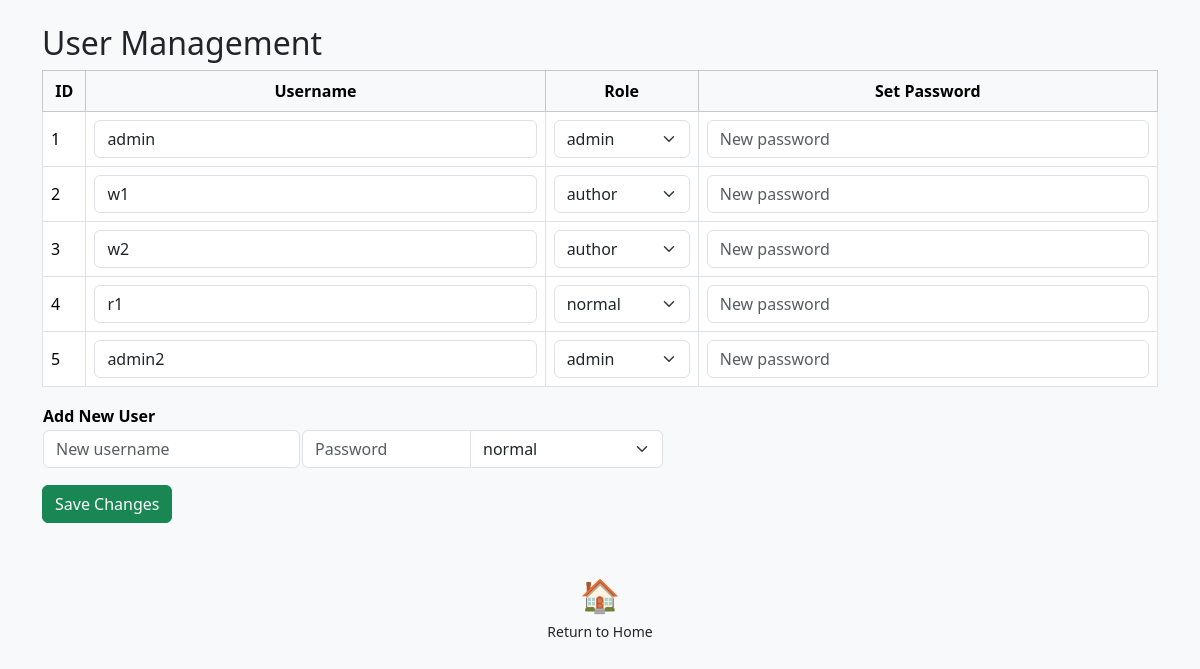
Before: /admin/users (signed in) with the older database file.
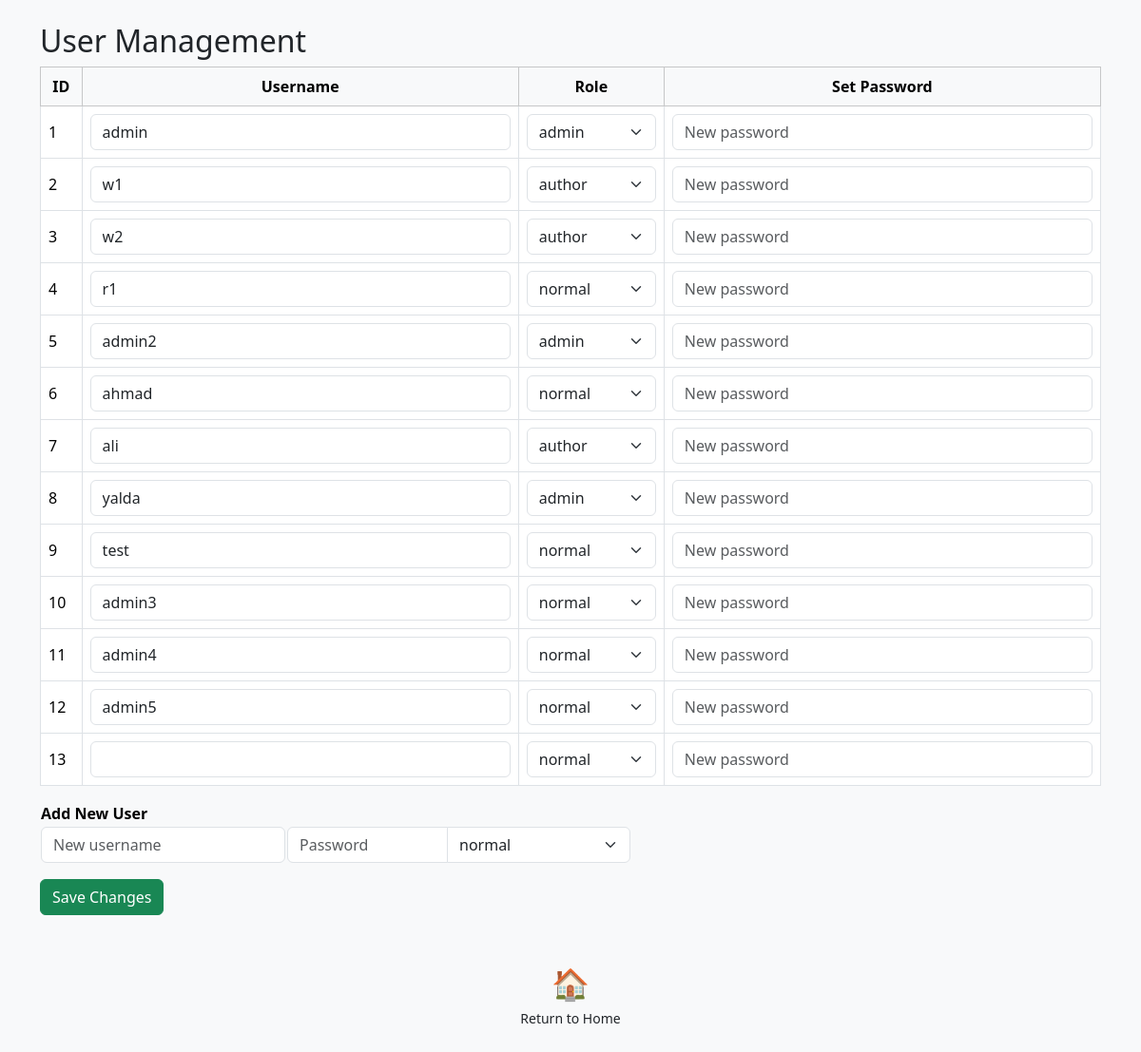
After: the same page with the newer database file.
### Flask_Blog_Application/app/models.py (models this page shows, shortened)
class User(db.Model):
    id = db.Column(db.Integer, primary_key=True)
    username = db.Column(db.String(80), unique=True, nullable=False)
    password = db.Column(db.String(128), nullable=False)
    role = db.Column(db.String(10), nullable=False)

### Flask_Blog_Application/app/routes.py (the view, shortened to what this page needs)
@main.route('/admin/users', methods=['GET', 'POST'])
@login_required
@role_required(['admin'])
def manage_users():
    users = User.query.all()
    return render_template('admin_users.html', users=users)

### Flask_Blog_Application/app/routes.py (called while the page is built)
def get_current_user():
    user_id = session.get('user_id')
    return User.query.get(user_id) if user_id else None

def login_required(view):
    @wraps(view)
    def wrapped(*args, **kwargs):
        if not get_current_user():
            return redirect(url_for('main.login'))
        return view(*args, **kwargs)
    return wrapped

def role_required(roles):
    def wrapper(view):
        @wraps(view)
        def wrapped(*args, **kwargs):
            user = get_current_user()
            if not user or user.role not in roles:
                return "Unauthorized", 403
            return view(*args, **kwargs)
        return wrapped
    return wrapper

### Flask_Blog_Application/app/templates/admin_users.html (shortened to what this page needs)
{% extends "base.html" %}
{% block content %}
<h2>User Management</h2>
<form method="POST">
    <table class="table table-bordered align-middle">
        <thead class="table-light">
            <tr>
                <th class="text-center" style="width: 2%; white-space: nowrap">ID</th>
                <th class="text-center" style="width: 30%; white-space: nowrap;">Username</th>
                <th class="text-center" style="width: 10%; white-space: nowrap;">Role</th>
                <th class="text-center" style="width: 30%; white-space: nowrap;">Set Password</th>
            </tr>
        </thead>
        <tbody>
            {% for user in users %}
            <tr>
                <td>{{ user.id }}</td>
                <td>
                    <input type="text" name="username_{{ user.id }}" value="{{ user.username }}" class="form-control" required>
                </td>
                <td>
                    <select name="role_{{ user.id }}" class="form-select">
                        <option value="normal" {% if user.role == 'normal' %}selected{% endif %}>normal</option>
                        <option value="author" {% if user.role == 'author' %}selected{% endif %}>author</option>
                        <option value="admin" {% if user.role == 'admin' %}selected{% endif %}>admin</option>
                    </select>
                </td>
                <td>
                    <input type="password" name="password_{{ user.id }}" class="form-control" placeholder="New password">
                </td>
            </tr>
            {% endfor %}
        </table>
        <table>
            <tr class="table-light">
                <td colspan="2"><strong>Add New User</strong></td>
            </tr>
            <tr>
                <td>
                    <input type="text" name="new_username" placeholder="New username" class="form-control">
                </td>
                <td>
                    <div class="input-group">
                        <input type="password" name="new_password" placeholder="Password" class="form-control">
                        <select name="new_role" class="form-select">
                            <option value="normal">normal</option>
                        </select>
                    </div>
                </td>
            </tr>
    </table>
    <button class="btn btn-success mt-3" type="submit">Save Changes</button>
<div class="text-center mt-5">
    <a href="{{ url_for('main.index') }}" class="text-decoration-none text-dark">
        <div class="fs-2">🏠</div>
        <small>Return to Home</small>
    </a>
</div>
</form>
{% endblock %}

### Flask_Blog_Application/app/templates/base.html (shortened to what this page needs)
<!doctype html>
<html>
<head>
    <link href="https://cdn.jsdelivr.net/npm/bootstrap@5.3.2/dist/css/bootstrap.min.css" rel="stylesheet">
</head>
<body class="bg-light">
<div class="container py-4">
    {% block content %}{% endblock %}
</div>
</body>
</html>

Changed rows visible on the page:
added User: id "6", username "ahmad", role+id "normal"
added User: id "7", username "ali", role+id "author"
added User: id "8", username "yalda", role+id "admin"
added User: id "9", username "test", role+id "normal"
added User: id "10", username "admin3", role+id "normal"
added User: id "11", username "admin4", role+id "normal"
added User: id "12", username "admin5", role+id "normal"
added User: id "13", role+id "normal"
